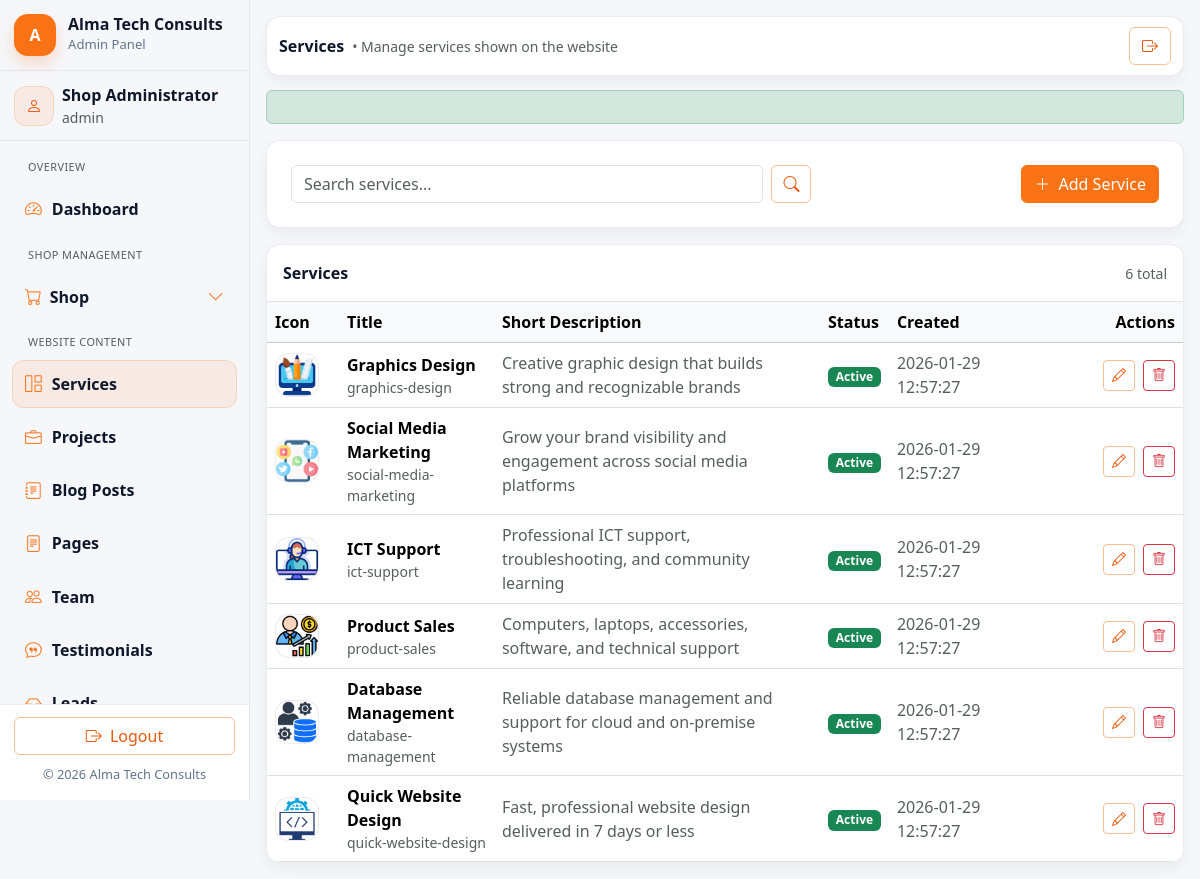
/admin/services/list.php (signed in), run on the app's committed database.
### tables this page shows
CREATE TABLE `services` (
  `id` int(11) NOT NULL,
  `title` varchar(150) NOT NULL,
  `slug` varchar(180) NOT NULL,
  `short_desc` varchar(300) NOT NULL,
  `description` longtext NOT NULL,
  `icon` varchar(255) DEFAULT NULL,
  `is_active` tinyint(1) DEFAULT 1,
  `created_at` datetime DEFAULT current_timestamp()
);

### includes/helpers.php (called while the page is built, shortened)
<?php
if (!function_exists('h')) {
  function h($s): string {
    return htmlspecialchars((string)$s, ENT_QUOTES, 'UTF-8');
  }
}
if (!function_exists('flash_get')) {
  function flash_get() {
    $f = $_SESSION['flash'];
    return $f;
  }
}

### admin/services/list.php (the view, shortened to what this page needs)
<?php
require_once __DIR__ . '/../../includes/helpers.php';
require_once __DIR__ . '/../../includes/db.php';
$flash = flash_get();
require_once __DIR__ . '/../includes/admin_header.php';
require_once __DIR__ . '/../includes/admin_sidebar.php';
$q = trim((string)($_GET['q'] ?? ''));
$limit = 15;
$page = max(1, (int)($_GET['page'] ?? 1));
$offset = ($page - 1) * $limit;
if ($q !== '') {
  $like = '%' . $q . '%';
  $stmt = $mysqli->prepare("SELECT COUNT(*) AS total FROM services WHERE title LIKE ? OR short_desc LIKE ?");
  $stmt->bind_param("ss", $like, $like);
} else {
  $stmt = $mysqli->prepare("SELECT COUNT(*) AS total FROM services");
}
$stmt->execute();
$totalRes = $stmt->get_result();
$totalRow = $totalRes ? $totalRes->fetch_assoc() : ['total' => 0];
$total = (int)($totalRow['total'] ?? 0);
if ($q !== '') {
  $like = '%' . $q . '%';
  $stmt = $mysqli->prepare(
    "SELECT id, title, slug, short_desc, icon, is_active, created_at
     FROM services
     WHERE title LIKE ? OR short_desc LIKE ?
     ORDER BY id DESC
     LIMIT ? OFFSET ?"
  );
  $stmt->bind_param("ssii", $like, $like, $limit, $offset);
} else {
  $stmt = $mysqli->prepare(
    "SELECT id, title, slug, short_desc, icon, is_active, created_at
     FROM services
     ORDER BY id DESC
     LIMIT ? OFFSET ?"
  );
  $stmt->bind_param("ii", $limit, $offset);
}
$stmt->execute();
$res = $stmt->get_result();
$rows = $res ? $res->fetch_all(MYSQLI_ASSOC) : [];
?>
<div class="admin-main">
  <?php require_once __DIR__ . '/../includes/admin_topbar.php'; ?>
  <?php if ($flash): ?>
    <div class="alert alert-<?= h($flash['type']) ?>"><?= h($flash['msg']) ?></div>
  <?php endif; ?>
  <div class="admin-card p-3 p-md-4 mb-3">
    <div class="d-flex flex-column flex-lg-row gap-2 justify-content-between align-items-lg-center">
      <form class="d-flex gap-2" method="get" action="list.php" style="max-width:520px; width:100%;">
        <input type="text" class="form-control" name="q" value="<?= h($q) ?>" placeholder="Search services...">
        <button class="btn btn-outline-orange" type="submit"><i class="bi bi-search"></i></button>
      </form>
      <div class="d-flex gap-2">
        <a href="add.php" class="btn btn-orange">
          <i class="bi bi-plus-lg me-1"></i> Add Service
        </a>
      </div>
    </div>
  </div>
  <div class="admin-card p-0 overflow-hidden">
    <div class="p-3 border-bottom d-flex justify-content-between align-items-center">
      <div class="fw-bold">Services</div>
      <div class="small text-muted"><?= $total ?> total</div>
    </div>
    <div class="table-responsive">
      <table class="table align-middle mb-0">
        <thead class="table-light">
          <tr>
            <th style="width:72px;">Icon</th>
            <th>Title</th>
            <th class="d-none d-lg-table-cell">Short Description</th>
            <th>Status</th>
            <th class="d-none d-md-table-cell">Created</th>
            <th style="width:180px;" class="text-end">Actions</th>
          </tr>
        </thead>
        <tbody>
          <?php foreach ($rows as $r): ?>
            <?php
              $icon = (string)($r['icon'] ?? '');
              $iconUrl = $icon ? '../../uploads/services/' . $icon : '';
              $iconPath = $icon ? (__DIR__ . '/../../uploads/services/' . $icon) : '';
              $hasIcon = $icon && is_file($iconPath);
            ?>
            <tr>
              <td>
                <div style="width:44px;height:44px;border-radius:14px;border:1px solid rgba(15,23,42,.08);background:#fff;display:flex;align-items:center;justify-content:center;overflow:hidden;">
                  <?php if ($hasIcon): ?>
                    <img src="<?= h($iconUrl) ?>" alt="" style="width:100%;height:100%;object-fit:cover;">
                  <?php else: ?>
                    <i class="bi bi-image text-muted"></i>
                  <?php endif; ?>
                </div>
              </td>
              <td>
                <div class="fw-semibold"><?= h($r['title']) ?></div>
                <div class="small text-muted"><?= h($r['slug']) ?></div>
              </td>
              <td class="d-none d-lg-table-cell text-muted">
                <?= h($r['short_desc']) ?>
              </td>
              <td>
                <?php if ((int)$r['is_active'] === 1): ?>
                  <span class="badge text-bg-success">Active</span>
                <?php else: ?>
                  <span class="badge text-bg-secondary">Hidden</span>
                <?php endif; ?>
              </td>
              <td class="d-none d-md-table-cell text-muted">
                <?= h($r['created_at']) ?>
              </td>
              <td class="text-end">
                <div class="d-inline-flex gap-2">
                  <a class="btn btn-sm btn-outline-orange" href="edit.php?id=<?= (int)$r['id'] ?>">
                    <i class="bi bi-pencil"></i>
                  </a>
                  <form method="post" onsubmit="return confirm('Delete this service?');">
                    <button class="btn btn-sm btn-outline-danger" type="submit">
                      <i class="bi bi-trash"></i>
                    </button>
                  </form>
                </div>
              </td>
            </tr>
          <?php endforeach; ?>
        </tbody>
      </table>
    </div>
  </div>
</div>
<?php require_once __DIR__ . '/../includes/admin_footer.php'; ?>

### assets/css/main.css (style rules this page uses)
:root { --orange-900:#c2410c; --orange-700:#ea580c; --orange-600:#f97316; --orange-500:#fb923c; --orange-400:#fdba74; --orange-200:#fed7aa; --orange-100:#ffedd5; --text:#0f172a; --muted:#64748b; --border:#e2e8f0; --bg-soft:#fff7ed; --transition-fast: 0.2s ease; --transition-smooth: 0.3s ease; --transition-bounce: 0.4s cubic-bezier(0.68, -0.55, 0.265, 1.55); }
html { scroll-behavior: smooth; }
body { color: var(--text); background: #ffffff; }
a { transition: color var(--transition-fast); color: var(--text); }
.btn-orange { background: var(--orange-600); border-color: var(--orange-600); color:#fff; transition: all var(--transition-smooth); position: relative; overflow: hidden; }
.btn-orange::before { content: ''; position: absolute; top: 0; left: -100%; width: 100%; height: 100%; background: linear-gradient(90deg, transparent, rgba(255,255,255,0.2), transparent); transition: left var(--transition-bounce); }
.btn-outline-orange { border: 1px solid rgba(249,115,22,.45); background: transparent; color: var(--orange-700); transition: all var(--transition-smooth); position: relative; overflow: hidden; }
.btn-outline-orange::before { content: ''; position: absolute; top: 0; left: -100%; width: 100%; height: 100%; background: linear-gradient(90deg, transparent, rgba(249,115,22,0.1), transparent); transition: left var(--transition-bounce); }
.form-control, .form-select { transition: all var(--transition-smooth); }

### assets/css/admin.css (style rules this page uses)
.admin-shell { background: #f6f7fb; min-height: 100vh; }
:root { --admin-radius: 14px; --admin-border: rgba(15, 23, 42, .08); --admin-shadow: 0 8px 18px rgba(2,6,23,.06); --admin-shadow-soft: 0 6px 14px rgba(2,6,23,.05); }
.admin-main { flex:1; padding: 16px; margin-left: 0; }
.admin-card { border: 1px solid var(--admin-border); border-radius: var(--admin-radius); background:#fff; box-shadow: var(--admin-shadow-soft); }
.admin-main { flex: 1 1 auto; min-width: 0; }
@media (min-width: 992px) { .admin-main { margin-left: 0 !important; } }

### data on the page
services: icon (picture), title "Graphics Design", slug "graphics-design", short_desc "Creative graphic design that builds strong and recognizable brands", is_active "Active", created_at "2026-01-29 12:57:27"
services: icon (picture), title "Social Media Marketing", slug "social-media-marketing", short_desc "Grow your brand visibility and engagement across social media platforms", is_active "Active", created_at "2026-01-29 12:57:27"
services: icon (picture), title "ICT Support", slug "ict-support", short_desc "Professional ICT support, troubleshooting, and community learning", is_active "Active", created_at "2026-01-29 12:57:27"
services: icon (picture), title "Product Sales", slug "product-sales", short_desc "Computers, laptops, accessories, software, and technical support", is_active "Active", created_at "2026-01-29 12:57:27"
services: icon (picture), title "Database Management", slug "database-management", short_desc "Reliable database management and support for cloud and on-premise systems", is_active "Active", created_at "2026-01-29 12:57:27"
services: icon (picture), title "Quick Website Design", slug "quick-website-design", short_desc "Fast, professional website design delivered in 7 days or less", is_active "Active", created_at "2026-01-29 12:57:27"

### other printed values
$admin['name'] "Shop Administrator"
$admin['role'] "admin"
$page_heading "Services"
$page_subtitle "Manage services shown on the website"
$total "6"
